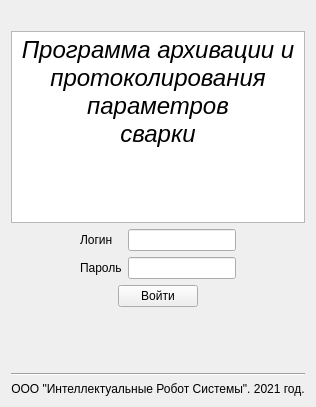
      <widget class="QWidget" name="startPage">
       <layout class="QVBoxLayout" name="verticalLayout_4">
        <item>
         <layout class="QVBoxLayout" name="verticalLayout_3">
          <item>
           <widget class="QLabel" name="label">
            <property name="layoutDirection">
             <enum>Qt::LeftToRight</enum>
            </property>
            <property name="text">
             <string/>
            </property>
            <property name="pixmap">
             <pixmap>C:/Users/Ilay/.designer/sourse/kjuj 2 — копия.png</pixmap>
            </property>
            <property name="alignment">
             <set>Qt::AlignCenter</set>
            </property>
           </widget>
          </item>
          <item>
           <widget class="QTextBrowser" name="textBrowser">
            <property name="font">
             <font>
              <pointsize>8</pointsize>
             </font>
            </property>
            <property name="html">
             <string>&lt;!DOCTYPE HTML PUBLIC &quot;-//W3C//DTD HTML 4.0//EN&quot; &quot;http://www.w3.org/TR/REC-html40/strict.dtd&quot;&gt;
&lt;html&gt;&lt;head&gt;&lt;meta name=&quot;qrichtext&quot; content=&quot;1&quot; /&gt;&lt;style type=&quot;text/css&quot;&gt;
p, li { white-space: pre-wrap; }
&lt;/style&gt;&lt;/head&gt;&lt;body style=&quot; font-family:'MS Shell Dlg 2'; font-size:8pt; font-weight:400; font-style:normal;&quot;&gt;
&lt;p align=&quot;center&quot; style=&quot; margin-top:0px; margin-bottom:0px; margin-left:0px; margin-right:0px; -qt-block-indent:0; text-indent:0px;&quot;&gt;&lt;span style=&quot; font-size:18pt; font-style:italic;&quot;&gt;Программа архивации и&lt;/span&gt;&lt;/p&gt;
&lt;p align=&quot;center&quot; style=&quot; margin-top:0px; margin-bottom:0px; margin-left:0px; margin-right:0px; -qt-block-indent:0; text-indent:0px;&quot;&gt;&lt;span style=&quot; font-size:18pt; font-style:italic;&quot;&gt;протоколирования параметров&lt;/span&gt;&lt;/p&gt;
&lt;p align=&quot;center&quot; style=&quot; margin-top:0px; margin-bottom:0px; margin-left:0px; margin-right:0px; -qt-block-indent:0; text-indent:0px;&quot;&gt;&lt;span style=&quot; font-size:18pt; font-style:italic;&quot;&gt;сварки&lt;/span&gt;&lt;/p&gt;&lt;/body&gt;&lt;/html&gt;</string>
            </property>
           </widget>
          </item>
          <item>
           <layout class="QGridLayout" name="gridLayout">
            <property name="leftMargin">
             <number>0</number>
            </property>
            <property name="rightMargin">
             <number>0</number>
            </property>
            <item row="1" column="2">
             <widget class="QLineEdit" name="passFld"/>
            </item>
            <item row="1" column="1">
             <widget class="QLabel" name="label_3">
              <property name="text">
               <string>Пароль</string>
              </property>
             </widget>
            </item>
            <item row="0" column="2">
             <widget class="QLineEdit" name="loginFld">
              <property name="toolTip">
               <string>Логин пользователя (имя или почта)</string>
              </property>
              <property name="text">
               <string/>
              </property>
             </widget>
            </item>
            <item row="0" column="1">
             <widget class="QLabel" name="label_2">
              <property name="text">
               <string>Логин</string>
              </property>
             </widget>
            </item>
            <item row="0" column="0">
             <spacer name="horizontalSpacer_3">
              <property name="orientation">
               <enum>Qt::Horizontal</enum>
              </property>
              <property name="sizeHint" stdset="0">
               <size>
                <width>40</width>
                <height>20</height>
               </size>
              </property>
             </spacer>
            </item>
            <item row="0" column="3">
             <spacer name="horizontalSpacer_4">
              <property name="orientation">
               <enum>Qt::Horizontal</enum>
              </property>
              <property name="sizeHint" stdset="0">
               <size>
                <width>40</width>
                <height>20</height>
               </size>
              </property>
             </spacer>
            </item>
           </layout>
          </item>
          <item>
           <layout class="QHBoxLayout" name="horizontalLayout">
            <item>
             <spacer name="horizontalSpacer">
              <property name="orientation">
               <enum>Qt::Horizontal</enum>
              </property>
              <property name="sizeHint" stdset="0">
               <size>
                <width>40</width>
                <height>20</height>
               </size>
              </property>
             </spacer>
            </item>
            <item>
             <widget class="QPushButton" name="loginBtn">
              <property name="toolTip">
               <string>Вход в систему</string>
              </property>
              <property name="text">
               <string>Войти</string>
              </property>
             </widget>
            </item>
            <item>
             <spacer name="horizontalSpacer_2">
              <property name="orientation">
               <enum>Qt::Horizontal</enum>
              </property>
              <property name="sizeHint" stdset="0">
               <size>
                <width>40</width>
                <height>20</height>
               </size>
              </property>
             </spacer>
            </item>
           </layout>
          </item>
          <item>
           <widget class="QLabel" name="loginStatus">
            <property name="text">
             <string/>
            </property>
            <property name="alignment">
             <set>Qt::AlignCenter</set>
            </property>
           </widget>
          </item>
          <item>
           <spacer name="verticalSpacer">
            <property name="orientation">
             <enum>Qt::Vertical</enum>
            </property>
            <property name="sizeHint" stdset="0">
             <size>
              <width>20</width>
              <height>40</height>
             </size>
            </property>
           </spacer>
          </item>
          <item>
           <widget class="Line" name="line">
            <property name="orientation">
             <enum>Qt::Horizontal</enum>
            </property>
           </widget>
          </item>
          <item>
           <widget class="QLabel" name="label_4">
            <property name="text">
             <string>ООО &quot;Интеллектуальные Робот Системы&quot;. 2021 год.</string>
            </property>
            <property name="alignment">
             <set>Qt::AlignCenter</set>
            </property>
           </widget>
          </item>
         </layout>
        </item>
       </layout>
      </widget>
